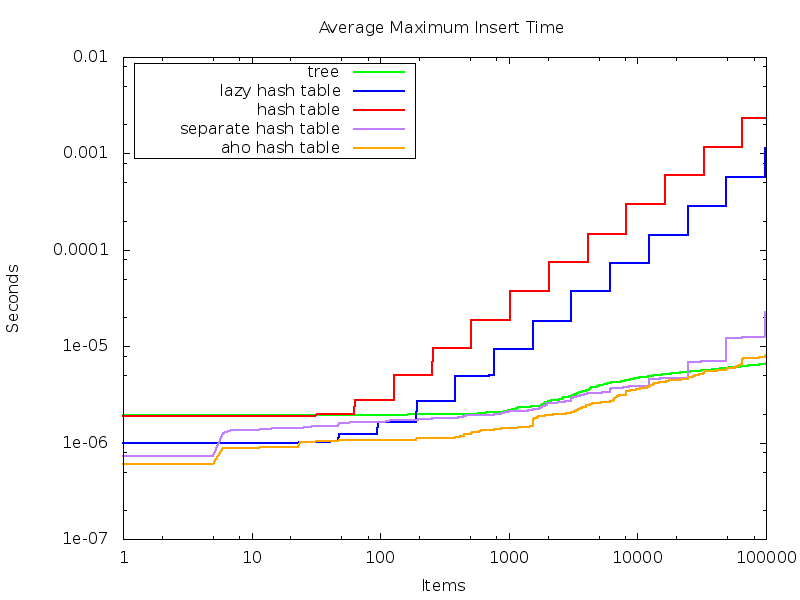

Write gnuplot code to recreate this figure.
set key left box
set title "Average Maximum Insert Time"
set xlabel "Items"
set ylabel "Seconds"
#set xrange [1:100000]
#set yrange [0.0000001:0.001]
set terminal png size 800, 600
set output "insert-maxtime.png"
set logscale y 10
set logscale x 10
plot \
"./insert-maxtime_tree.dat" with lines lc rgb "green" lw 2 title "tree", \
"./insert-maxtime_separate.dat" with lines lc rgb "purple" lw 2 title "separate hash table", \
"./insert-maxtime_aho.dat" with lines lc rgb "orange" lw 2 title "aho hash table", \
"./insert-maxtime_lazy.dat" with lines lc rgb "blue" lw 2 title "lazy hash table", \
"./insert-maxtime_hash.dat" with lines lc rgb "red" lw 2 title "hash table"
